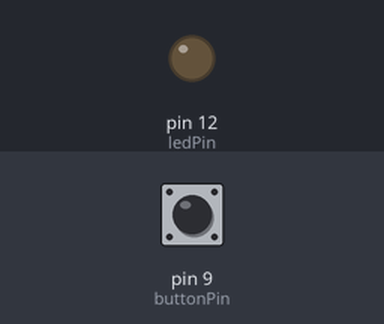
The sketch below on a simulated Arduino Uno, built with avr-gcc and run on an emulated ATmega328P. On the bench: output pins drawn as LEDs (lit = HIGH). Inputs (shaded band) come from the test bench; at power-on: pin 9 (buttonPin) HIGH.

Above: at 1.2 s.
1.3 s: pin 9 (buttonPin) pulled LOW for 0.15 s
At 2.2 s:
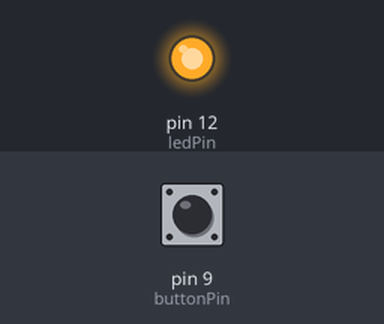
2.9 s: pin 9 (buttonPin) pulled LOW for 1 s
At 3.5 s:
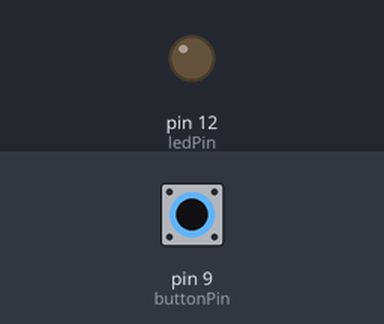
5.4 s: pin 9 (buttonPin) pulled LOW for 3.2 s
At 6.6 s:
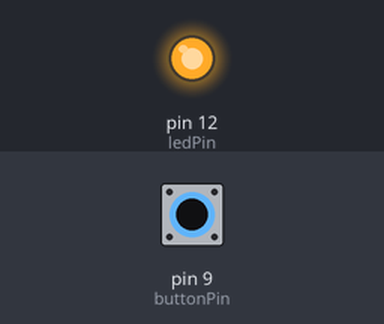
Timing chart, 0 to 8.4 s (numbered marks = the images above; inputs shaded):
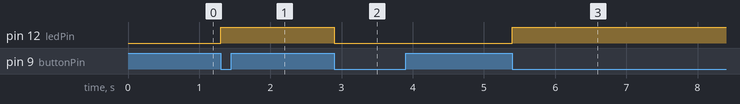

Measured:
- after the input at 1.3 s, pin 12 (ledPin): LOW → HIGH at once
- after the input at 2.9 s, pin 12 (ledPin): HIGH → LOW at once
- after the input at 5.4 s, pin 12 (ledPin): LOW → HIGH at once

The sketch:

main.ino
```cpp
int ledPin = 12;
int buttonPin = 9;
int toggleState = false;

void setup()
{
    pinMode(ledPin, OUTPUT);
    pinMode(buttonPin, INPUT_PULLUP);

}

void loop()
{
    if(digitalRead(buttonPin) == false)
    {
        toggleState = !toggleState;
        digitalWrite(ledPin, toggleState);
    }
    while(digitalRead(buttonPin) == false);
    delay(50);
}
```
